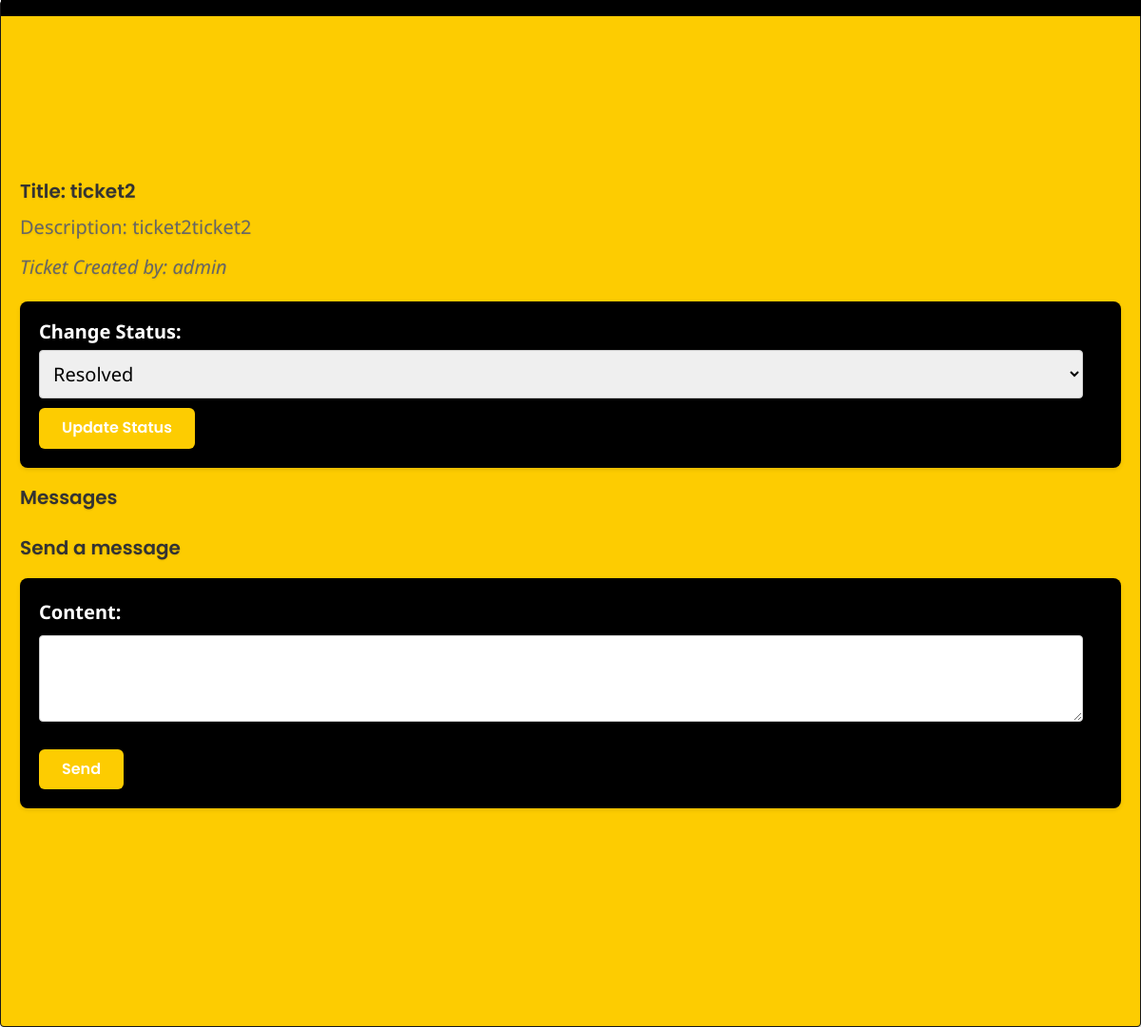
The page /message_ticket_creator/2/ (signed in) on the database as committed earlier.
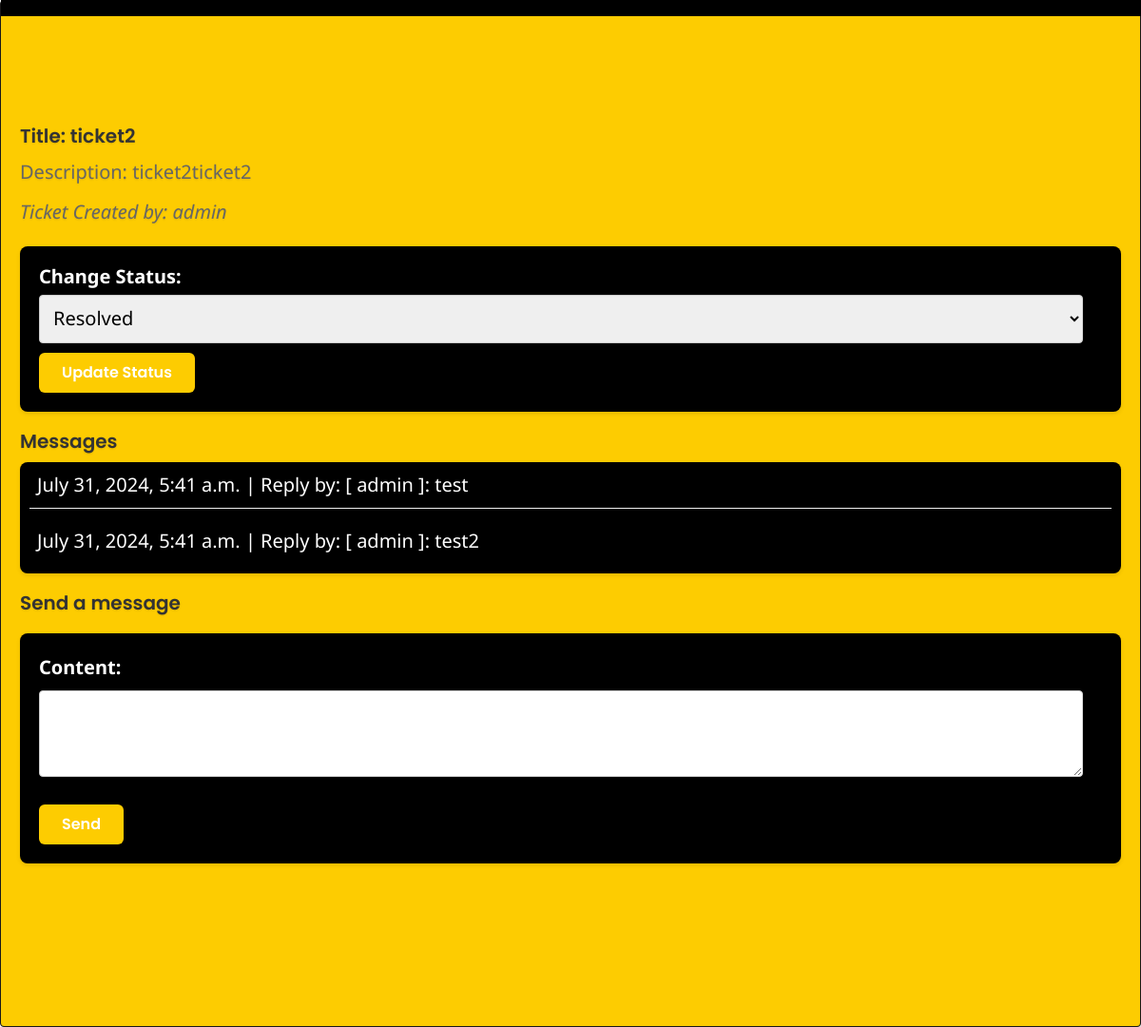
The same page on the database as committed later.
### support/models.py (models this page shows, shortened)
class Message(models.Model):
    ticket = models.ForeignKey(SupportTicket, related_name='messages', on_delete=models.CASCADE)
    sender = models.ForeignKey(User, on_delete=models.CASCADE)
    content = models.TextField()
    timestamp = models.DateTimeField(auto_now_add=True)

### support/views.py (the view)
# urls.py: path('message_ticket_creator/<int:ticket_id>/', views.message_ticket_creator, name='message_ticket_creator'),  # Include the correct view name here
@login_required
def message_ticket_creator(request, ticket_id):
    ticket = get_object_or_404(SupportTicket, ticket_id=ticket_id)
    if request.method == 'POST':
        form = MessageAndStatusForm(request.POST)
        if form.is_valid():
            message = form.save(commit=False)
            message.ticket = ticket
            message.sender = request.user
            message.save()
            messages.success(request, 'Message sent successfully.')
            return redirect('message_ticket_creator', ticket_id=ticket_id)
    else:
        form = MessageAndStatusForm()
    return render(request, 'support/ticketmessage.html', {
        'ticket': ticket,
        'form': form,
    })

### support/forms.py
class MessageAndStatusForm(forms.ModelForm):
    class Meta:
        model = Message
        fields = ['content']
        widgets = {
            'content': forms.Textarea(attrs={'rows': 3}),
        }

### support/templates/support/ticketmessage.html (shortened to what this page needs)
{% load static %}
<!DOCTYPE html>
<html lang="english">
<head>
  <link
    rel="stylesheet"
    href="https://unpkg.com/animate.css@4.1.1/animate.css"
  />
  <link
    rel="stylesheet"
    href="https://unpkg.com/@teleporthq/teleport-custom-scripts/dist/style.css"
  />
  <link rel="stylesheet" href="{% static 'support/style3.css' %}">
  <link rel="stylesheet" href="{% static 'support/dashboard1.css' %}">
</head>
<body>
<link rel="stylesheet" href="{% static 'support/style3.css' %}" />
<div>
  <link rel="stylesheet" href="{% static 'support/dashboard1.css' %}" />
  <div class="dashboard-container">
    <div class="dashboard-login-page">
      <div class="dashboard-rectangle1">
        <ul id="tickets-table">
            <thead>
              <tr>
                <h2>Title: {{ ticket.title }}</h2>
                <p>Description: {{ ticket.description }}</p>
                <p class="ticket-creator">Ticket Created by: {{ ticket.created_by }}</p>
                <form method="post" action="{% url 'update_ticket_status' ticket.ticket_id %}">
                    <label for="status">Change Status:</label>
                    <select name="status">
                        <option value="Resolved" {% if ticket.status == 'Resolved' %}selected{% endif %}>Resolved</option>
                    </select>
                    <button type="submit" style="color: rgb(255, 255, 255);">Update Status</button>
                </form>
                <h3>Messages</h3>
                <ul class="messages" id="message-list">
                    {% for message in ticket.messages.all %}
                      <li>{{ message.timestamp }} | Reply by: [ {{ message.sender.username }} ]: {{ message.content }}</li>
                    {% endfor %}
                  </ul>
                <h3>Send a message</h3>
                <form method="post" action="{% url 'message_ticket_creator' ticket.ticket_id %}">
                    {{ form.as_p }}
                    <button type="submit" style="color: rgb(255, 255, 255);">Send</button>
                </form>
              </tr>
        </ul>
      <div class="dashboard-navigation-bar">
      </div>
    </div>
  </div>
</div>
</div>
</body>
</html>

Rows that differ between the two databases and show on the page:
added Message: timestamp "July 31, 2024, 5:41 a.m.", sender.username "admin", content "test"
added Message: timestamp "July 31, 2024, 5:41 a.m.", sender.username "admin", content "test2"
